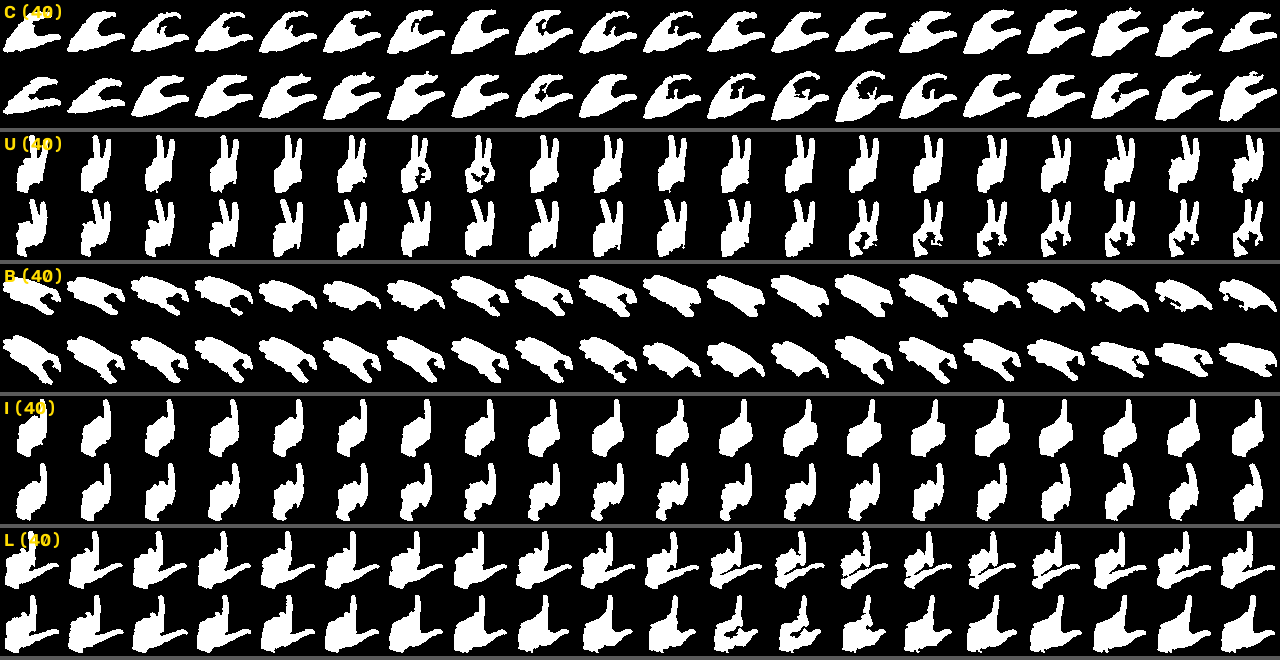
#> input picture security/captures/dataset_montaje.png, 1280 x 660 px
$ python features.py captures/dataset_montaje.png
#> lines starting #> are read from the running program, lines starting #| are printed output that depends on the picture; after the words box and inside, x2 and y2 are one past the last pixel; in counts of white or black regions, pixels touching at a corner belong together
# features.py - Features de una mascara binaria 64x64 (Fase 3)
#
# extract(mask) devuelve (hu, geo, hog):
#   hu  : 7 momentos de Hu en escala log, sin signo (invariantes a traslacion, escala y giro)
#   geo : [solidez, relacion de aspecto, extension, n defectos de convexidad]
#   hog : HOG de la mascara (1764 valores), calculado a mano (OpenCV 5.1 ya no trae HOGDescriptor)
#
# La misma funcion se usa para grabar el dataset y (mas adelante) en la demo.
#
# Prueba sin camara:  python features.py              (usa las 5 capturas elegidas)
#                     python features.py a.png b.png  (usa las mascaras que le pases)

import os
import sys
import cv2
import numpy as np

OUT = 64                   # lado de la mascara
MIN_DEPTH = 3.0            # profundidad minima (px de la mascara 64x64) de un defecto de convexidad
CELL = 8                   # lado de la celda del HOG (px)
GEO_NAMES = ["solidez", "aspecto", "extension", "defectos"]

HERE = os.path.dirname(os.path.abspath(__file__))
# captura -> letra (las 5 elegidas en la Fase 2)
DEFAULT_CAPTURES = [("C", 1), ("U", 7), ("B", 6), ("I", 4), ("L", 5)]


def biggest_contour(mask):
    contours, _ = cv2.findContours(mask, cv2.RETR_EXTERNAL, cv2.CHAIN_APPROX_NONE)
    if not contours:
        return None
    return max(contours, key=cv2.contourArea)


def hu_log(mask):
    """7 momentos de Hu como -log10|h|. Se quita el signo: en Hu5, Hu6 y Hu7 cambia de un
    frame a otro con la misma letra y ensanchaba mucho las distancias del k-NN."""
    moments = cv2.moments(mask, binaryImage=True)
    hu = cv2.HuMoments(moments).ravel()
    return -np.log10(np.abs(hu) + 1e-30)


def geometry(contour):
    """[solidez, aspecto, extension, defectos] a partir del contorno de la mano."""
    area = cv2.contourArea(contour)
    hull = cv2.convexHull(contour)
    solidity = area / cv2.contourArea(hull)

    x, y, w, h = cv2.boundingRect(contour)
    aspect = w / h                  # ancho / alto del contorno
    extent = area / (w * h)         # area / area de la bounding box

    # defectos de convexidad: huecos entre la mano y su envolvente (p. ej. entre dedos)
    n_defects = 0
    hull_idx = cv2.convexHull(contour, returnPoints=False)
    try:
        defects = cv2.convexityDefects(contour, hull_idx)
    except cv2.error:               # contornos raros: se cuentan 0 defectos
        defects = None
    if defects is not None:
        depth = defects.reshape(-1, 4)[:, 3] / 256.0   # OpenCV da la profundidad x256
        n_defects = int(np.sum(depth >= MIN_DEPTH))
    return np.array([solidity, aspect, extent, n_defects], np.float32)


def hog(mask):
    """HOG a mano: celdas de 8x8, 9 orientaciones (0-180 grados), bloques de 2x2 celdas
    con paso de 1 celda y normalizacion L2 -> 7 x 7 bloques x 4 celdas x 9 = 1764 valores."""
    img = mask.astype(np.float32) / 255.0
    # gradiente con la diferencia centrada [-1, 0, 1] (los bordes de la imagen quedan en 0)
    gx = np.zeros_like(img)
    gy = np.zeros_like(img)
    gx[:, 1:-1] = img[:, 2:] - img[:, :-2]
    gy[1:-1, :] = img[2:, :] - img[:-2, :]
    mag = np.sqrt(gx ** 2 + gy ** 2)
    ang = np.degrees(np.arctan2(gy, gx)) % 180            # orientacion sin signo
    bins = np.minimum((ang / 20).astype(int), 8)          # 9 bins de 20 grados

    # histograma de cada celda: cada pixel vota con su magnitud en su bin
    n = OUT // CELL                                       # 8 celdas por lado
    hist = np.zeros((n, n, 9), np.float32)
    for b in range(9):
        votes = np.where(bins == b, mag, 0).reshape(n, CELL, n, CELL)
        hist[:, :, b] = votes.sum(axis=(1, 3))

    # bloques de 2x2 celdas normalizados
    blocks = []
    for by in range(n - 1):
        for bx in range(n - 1):
            v = hist[by:by + 2, bx:bx + 2].ravel()
            blocks.append(v / np.sqrt(np.sum(v ** 2) + 1e-6))
    return np.concatenate(blocks).astype(np.float32)


def extract(mask):
    """mask: uint8 64x64 con valores 0 / 255. Devuelve (hu, geo, hog) o None si esta vacia."""
    contour = biggest_contour(mask)
    if contour is None or cv2.contourArea(contour) == 0:
        return None
    hu = hu_log(mask).astype(np.float32)
    geo = geometry(contour)
    hog_vec = hog(mask)
    return hu, geo, hog_vec


def main():
    if len(sys.argv) > 1:
        items = [(os.path.basename(p), p) for p in sys.argv[1:]]
    else:
        folder = os.path.join(HERE, "captures")
        items = [(l, os.path.join(folder, "seg_%02d_07_mascara64.png" % n))
                 for l, n in DEFAULT_CAPTURES]
    print("%-10s %6s | %s | %s" % ("mascara", "px", " ".join("%9s" % n for n in GEO_NAMES),
                                   " ".join("   hu%d" % i for i in range(1, 8))))
    for name, path in items:
        mask = cv2.imread(path, cv2.IMREAD_GRAYSCALE)
#> mask: shape (660, 1280); min 0, max 255, mean 68
        if mask is None:
            print("%-10s no se pudo leer %s" % (name, path))
            continue
        res = extract(mask)
#> in biggest_contour, `contours, _ = cv2.findContours(mask, cv2.RETR_EXTERNAL, cv2.CHAIN_APPR..`: contours = 216 contours, 1 with area under 20; largest, box (x1, y1, x2, y2) and area: (0, 656, 1280, 660) 3837, (0, 524, 1280, 528) 3837, (0, 392, 1280, 396) 3837, (0, 260, 1280, 264) 3837, (0, 128, 1280, 132) 3837
#> in extract, `contour = biggest_contour(mask)`: contour = contour of 2564 points, box (x1, y1, x2, y2) (0, 656, 1280, 660), area 3837
#> in hu_log, `moments = cv2.moments(mask, binaryImage=True)`: moments = moments, m00 242715, centre m10/m00, m01/m00 = (632.5, 334.6)
#> in hu_log, `hu = cv2.HuMoments(moments).ravel()`: hu = [0.724, 0.169, 2.03e-06, 4.63e-05, 2.21e-10, 1.05e-05, -3.9e-10]
#> in extract, `hu = hu_log(mask).astype(np.float32)`: hu = [0.14, 0.772, 5.69, 4.33, 9.65, 4.98, 9.41]
#> in geometry, `area = cv2.contourArea(contour)`: area = 3837
#> in geometry, `hull = cv2.convexHull(contour)`: hull = [[1279, 656], [1279, 659], [0, 659], [0, 656]]
#> in geometry, `solidity = area / cv2.contourArea(hull)`: solidity = 1
#> in geometry, `x, y, w, h = cv2.boundingRect(contour)`: x = 0; y = 656; w = 1280; h = 4
#> in geometry, `aspect = w / h`: aspect = 320
#> in geometry, `extent = area / (w * h)`: extent = 0.749
#> in geometry, `hull_idx = cv2.convexHull(contour, returnPoints=False)`: hull_idx = [1285, 1282, 3, 0]
#> in extract, `geo = geometry(contour)`: geo = [1, 320, 0.749, 0]
#> in hog, `gx[:, 1:-1] = img[:, 2:] - img[:, :-2]`:
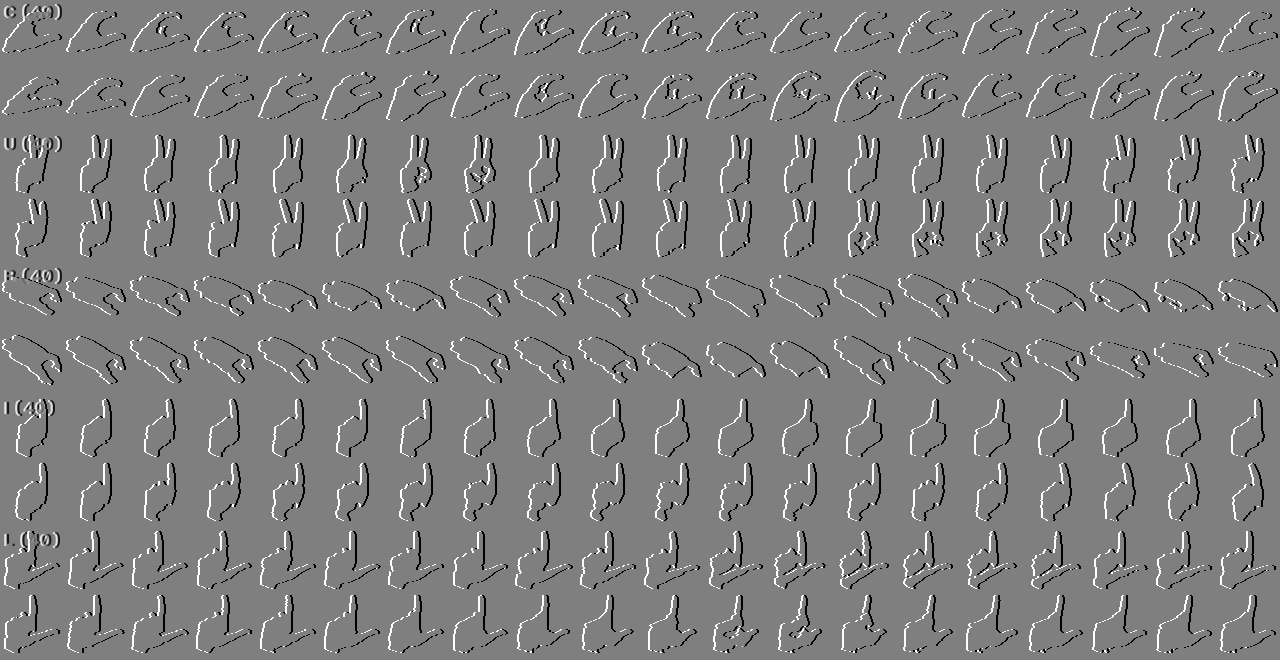
#> gx: shape (660, 1280) float32; min -1, max 1, mean -4.44e-12; drawn with min black and max white
#> in hog, `gy[1:-1, :] = img[2:, :] - img[:-2, :]`:
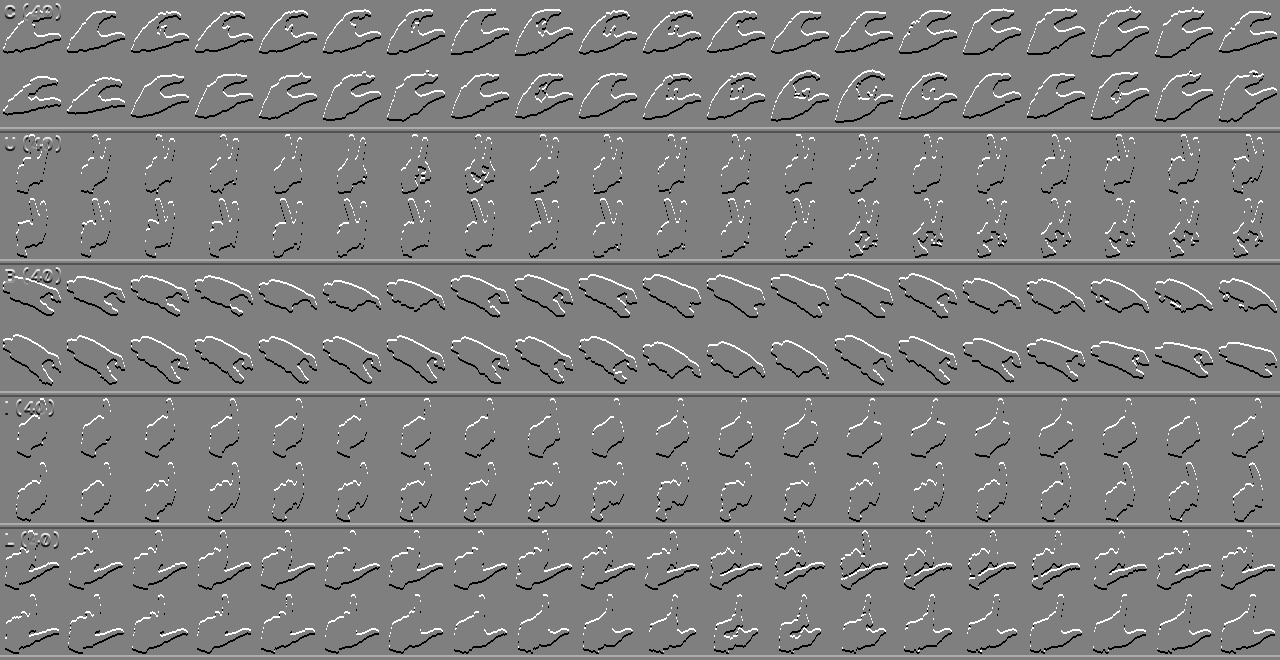
#> gy: shape (660, 1280) float32; min -1, max 1, mean 0.00107; drawn with min black and max white
#> in hog, `mag = np.sqrt(gx ** 2 + gy ** 2)`:
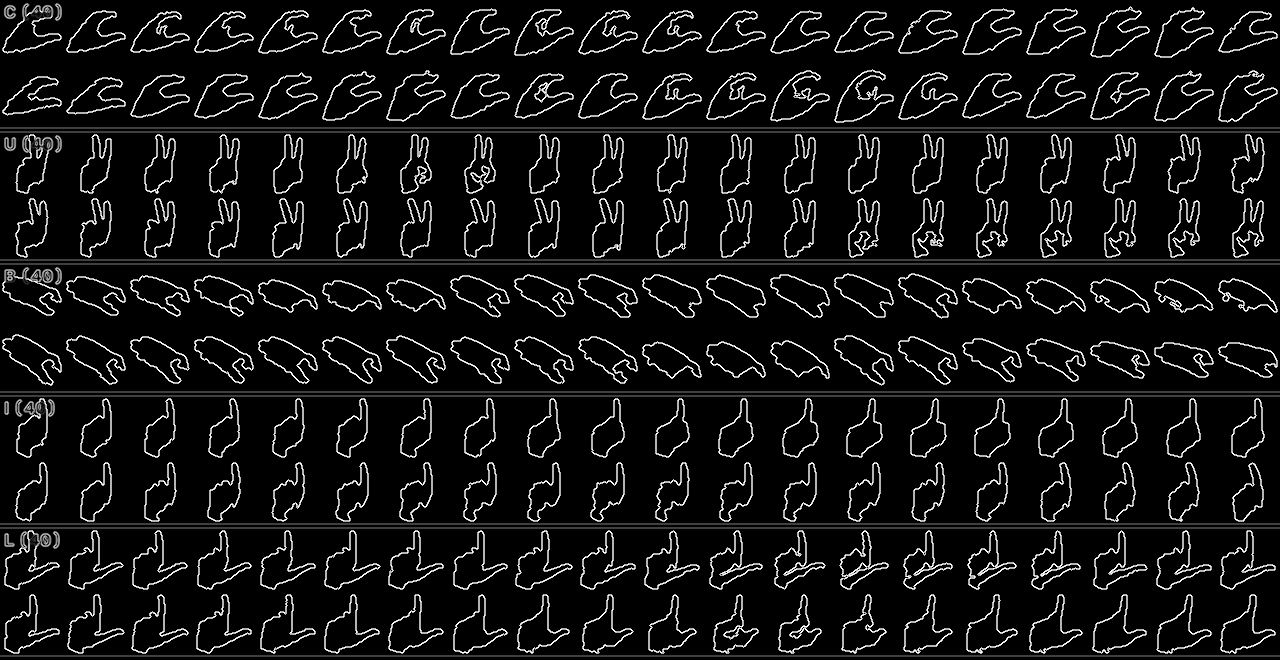
#> mag: shape (660, 1280) float32; min 0, max 1.41, mean 0.109; drawn with min black and max white
#> in hog, `ang = np.degrees(np.arctan2(gy, gx)) % 180`:
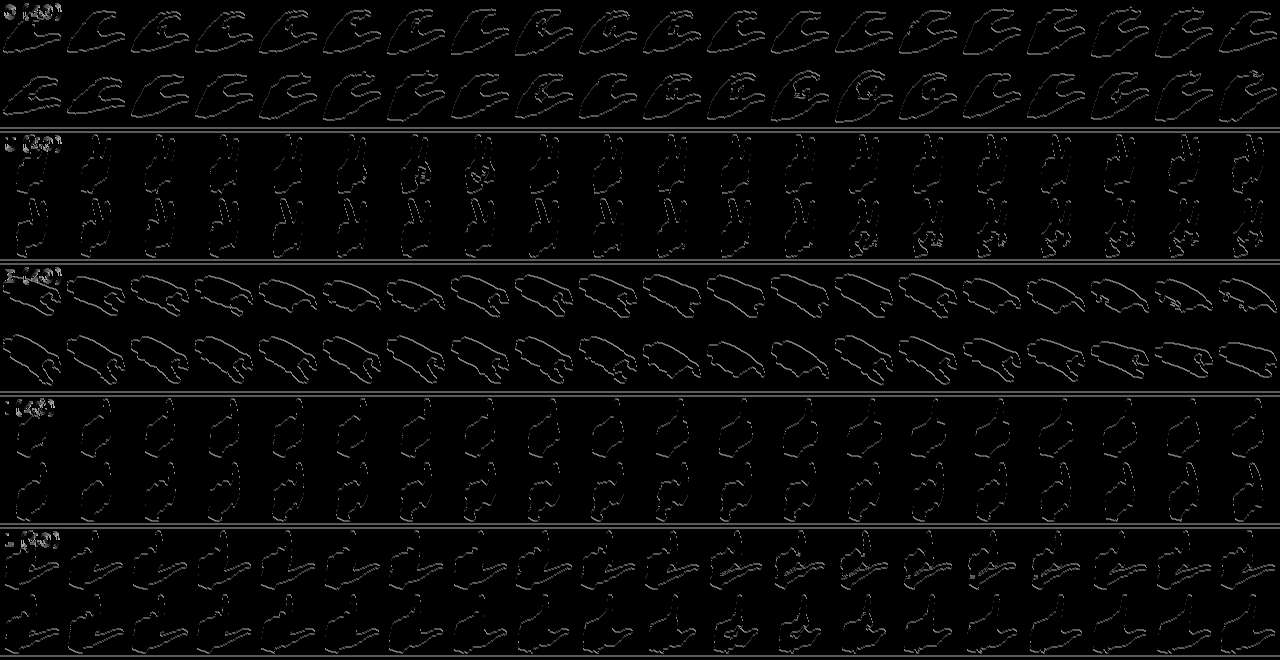
#> ang: shape (660, 1280) float32; min 0, max 179.7, mean 7.3
#> in hog, `bins = np.minimum((ang / 20).astype(int), 8)`:
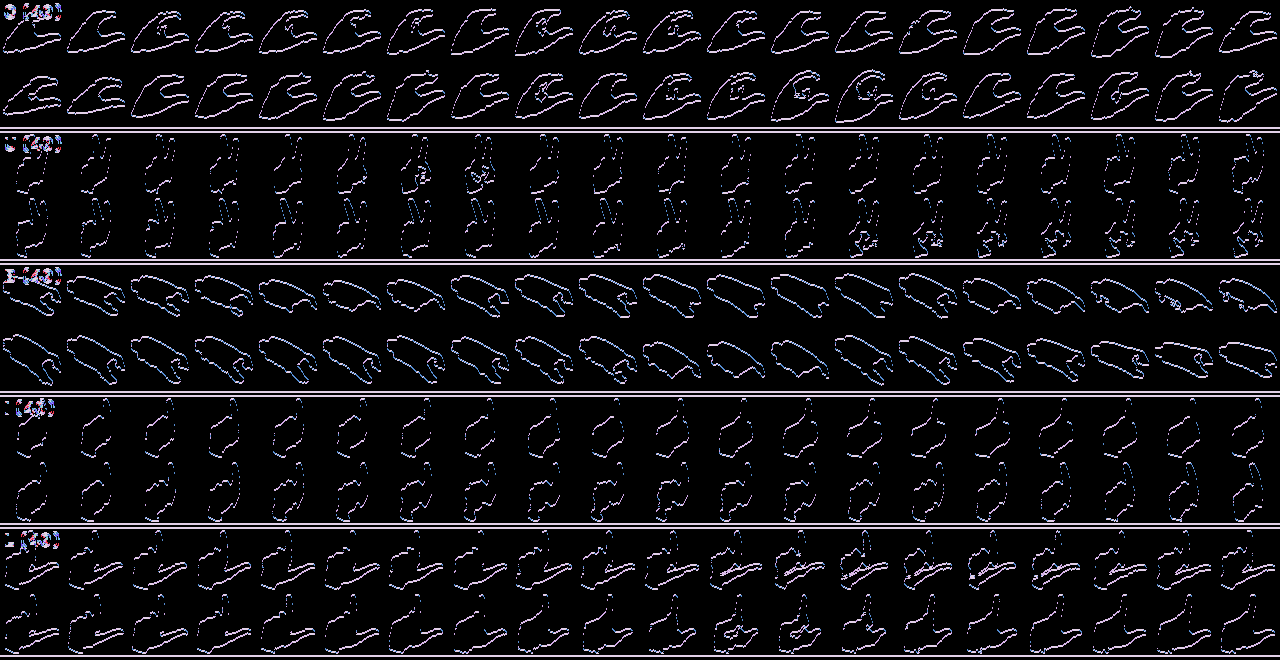
#> bins: shape (660, 1280) int64; 9 distinct labels, from 0 to 8; one colour per label, 0 black
        if res is None:
            print("%-10s mascara vacia" % name)
            continue
        hu, geo, hog_vec = res
        print("%-10s %6d | %9.3f %9.3f %9.3f %9d | %s   (HOG: %d valores)"
              % (name, np.count_nonzero(mask), geo[0], geo[1], geo[2], geo[3],
                 " ".join("%5.2f" % v for v in hu), len(hog_vec)))


if __name__ == "__main__":
#> (the run stopped early here; a loop or call above may not have finished)
